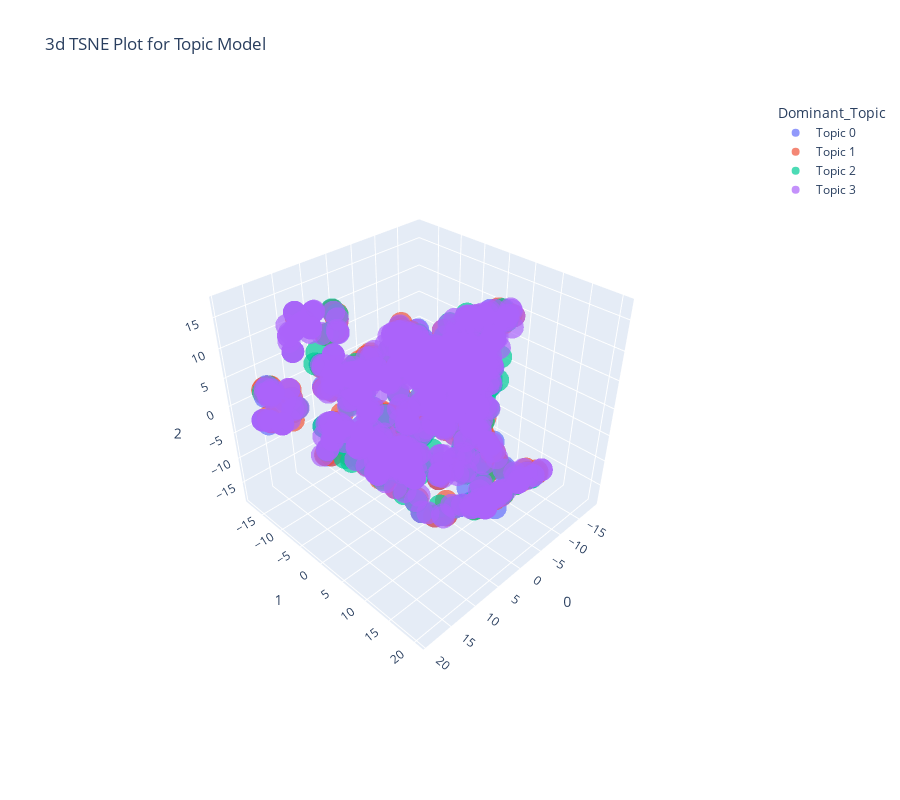

Source (notebook cell):
### Code cell
plot_model(lda, plot = 'tsne')

### Figure 1 — Plotly figure (JSON) as saved in the notebook; plotly's stock layout.template omitted (floating-point values rounded to 4 significant figures; data arrays with more than 128 entries replaced by an {"elided": "..."} marker saying what was removed)
{"data": [{"hovertemplate": "Dominant_Topic=Topic 0<br>0=%{x}<br>1=%{y}<br>2=%{z}<extra></extra>", "legendgroup": "Topic 0", "marker": {"color": "#636efa", "opacity": 0.7, "symbol": "circle"}, "mode": "markers", "name": "Topic 0", "scene": "scene", "showlegend": true, "type": "scatter3d", "x": {"elided": "296 float values"}, "y": {"elided": "296 float values"}, "z": {"elided": "296 float values"}}, {"hovertemplate": "Dominant_Topic=Topic 1<br>0=%{x}<br>1=%{y}<br>2=%{z}<extra></extra>", "legendgroup": "Topic 1", "marker": {"color": "#EF553B", "opacity": 0.7, "symbol": "circle"}, "mode": "markers", "name": "Topic 1", "scene": "scene", "showlegend": true, "type": "scatter3d", "x": {"elided": "326 float values"}, "y": {"elided": "326 float values"}, "z": {"elided": "326 float values"}}, {"hovertemplate": "Dominant_Topic=Topic 2<br>0=%{x}<br>1=%{y}<br>2=%{z}<extra></extra>", "legendgroup": "Topic 2", "marker": {"color": "#00cc96", "opacity": 0.7, "symbol": "circle"}, "mode": "markers", "name": "Topic 2", "scene": "scene", "showlegend": true, "type": "scatter3d", "x": {"elided": "228 float values"}, "y": {"elided": "228 float values"}, "z": {"elided": "228 float values"}}, {"hovertemplate": "Dominant_Topic=Topic 3<br>0=%{x}<br>1=%{y}<br>2=%{z}<extra></extra>", "legendgroup": "Topic 3", "marker": {"color": "#ab63fa", "opacity": 0.7, "symbol": "circle"}, "mode": "markers", "name": "Topic 3", "scene": "scene", "showlegend": true, "type": "scatter3d", "x": {"elided": "683 float values"}, "y": {"elided": "683 float values"}, "z": {"elided": "683 float values"}}], "layout": {"height": 800, "legend": {"title": {"text": "Dominant_Topic"}, "tracegroupgap": 0}, "scene": {"aspectmode": "auto", "aspectratio": {"x": 1.019, "y": 1.042, "z": 0.9422}, "camera": {"center": {"x": 0, "y": 0, "z": 0}, "eye": {"x": 1.638, "y": 1.638, "z": 1.638}, "projection": {"type": "perspective"}, "up": {"x": 0.006016, "y": -0.00598, "z": 1.0}}, "domain": {"x": [0, 1], "y": [0, 1]}, "xaxis": {"title": {"text": "0"}, "type": "linear"}, "yaxis": {"title": {"text": "1"}, "type": "linear"}, "zaxis": {"title": {"text": "2"}, "type": "linear"}}, "title": {"text": "3d TSNE Plot for Topic Model"}, "width": 900}}
